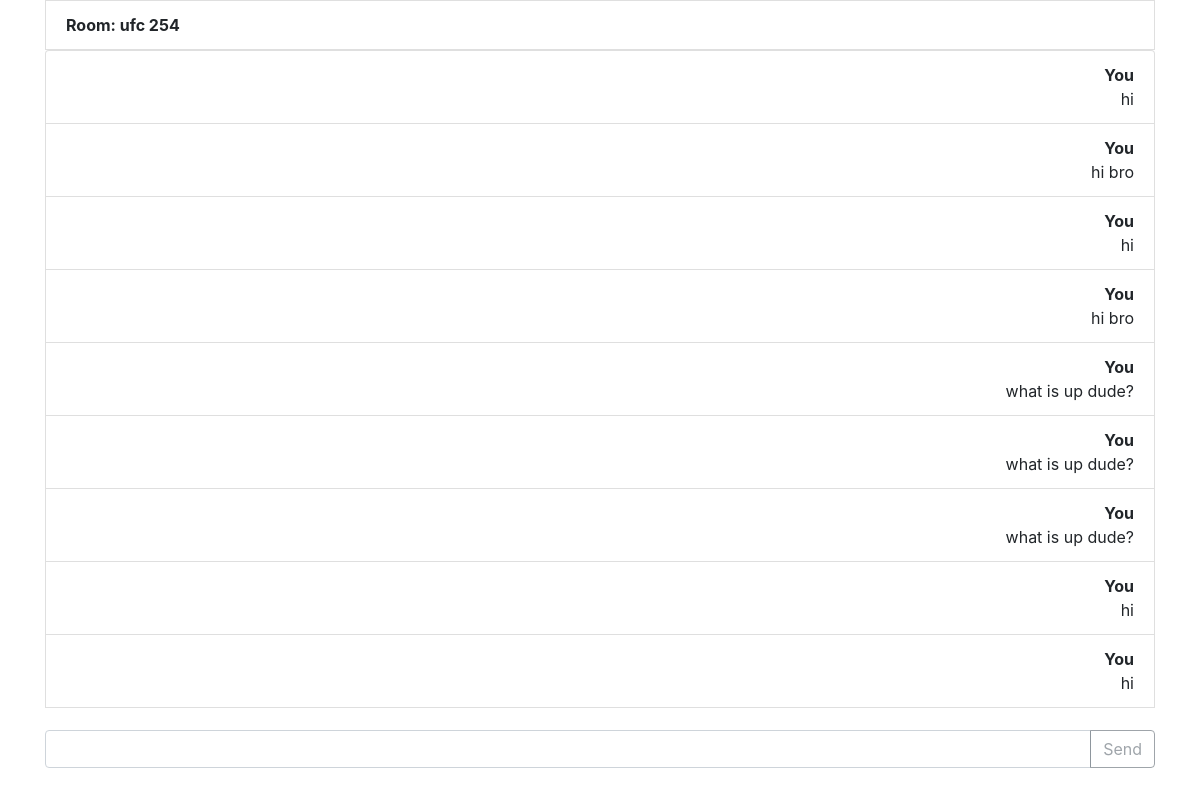
Screenshot of /chatroom/ufc 254/ (signed in) with the database file from the repository.
### chatapp/models.py (models this page shows, shortened)
class Message(models.Model):
    user = models.ForeignKey(UserAccount, on_delete=models.CASCADE, null=True)
    name = models.TextField(max_length=100, null=True)
    messages = models.TextField(max_length=10000, null=True)
    created = models.DateTimeField(auto_now_add=True, null=True)
    ipaddress = models.GenericIPAddressField(null=True)

### chatapp/views.py (the view)
# urls.py: path('<room_name>/', views.activeroom, name='activeroom'),
def activeroom(request, room_name):
    print(room_name)
    if not request.user.is_anonymous:
        if Room.objects.filter(name=room_name).exists():
            messages = Message.objects.filter(name=room_name)
            return render(request, 'chatapp/home.html', {'chat': messages, 'room_key': room_name})
        else:
            return HttpResponseNotFound(render(request, 'chatapp/notfound.html'))
    return redirect('/accounts/login')

### chatapp/templates/chatapp/home.html (shortened to what this page needs)
{% load static %}
<html>
<head>
    <link rel="stylesheet" href="https://stackpath.bootstrapcdn.com/bootstrap/4.5.0/css/bootstrap.min.css"
>
    <link rel="stylesheet" href="{% static 'chatapp/chat.css' %}">
</head>
<body>
    <div class="container">
        <li class="text-left list-group-item"><strong>Room: {{room_key}}</strong></li>
        <div id="chat-body" class="panel panel-default">
            <div id="msg-list-div" class="panel-body">
                <ul id="msg-list" class="list-group">
                    {% for obj in chat %}
                    {% if obj.user == request.user %}
                    <li class="text-right list-group-item" value='{{obj.id}}'><strong>You</strong><br>{{ obj.messages }}
                    </li>
                    {% else %}
                    <li class="text-left list-group-item" value='{{obj.id}}'>
                        <strong>{{ obj.user }}</strong><br>{{ obj.messages }}</li>
                    {% endif %} {% empty %}
                    <li class="text-center list-group-item"><strong>No Messages yet!</strong></li>
                    {% endfor %}
                </ul>
            </div>
        </div>
        <form id="chat-form" action='/post/' method='post'>
            <div class="input-group mb-3">
                <input type="text" class="form-control" id="chat-msg" name="chat-msg" aria-describedby="basic-addon2">
                <div class="input-group-append">
                    <button class="btn btn-outline-secondary" id='send' type="submit">Send</button>
                </div>
            </div>
        </form>
    </div>
</body>
</html>

### chatapp/static/chatapp/chat.css (style rules this page uses)
.panel-body { overflow-y: scroll; height: 85%; }

### rows the page displays
Message: {{ obj.id }} 2 (drawn), messages "hi"
Message: {{ obj.id }} 3 (drawn), messages "hi bro"
Message: {{ obj.id }} 4 (drawn), messages "hi"
Message: {{ obj.id }} 5 (drawn), messages "hi bro"
Message: {{ obj.id }} 6 (drawn), messages "what is up dude?"
Message: {{ obj.id }} 7 (drawn), messages "what is up dude?"
Message: {{ obj.id }} 8 (drawn), messages "what is up dude?"
Message: {{ obj.id }} 9 (drawn), messages "hi"
Message: {{ obj.id }} 10 (drawn), messages "hi"

### other values shown
{{ room_key }} "ufc 254"
